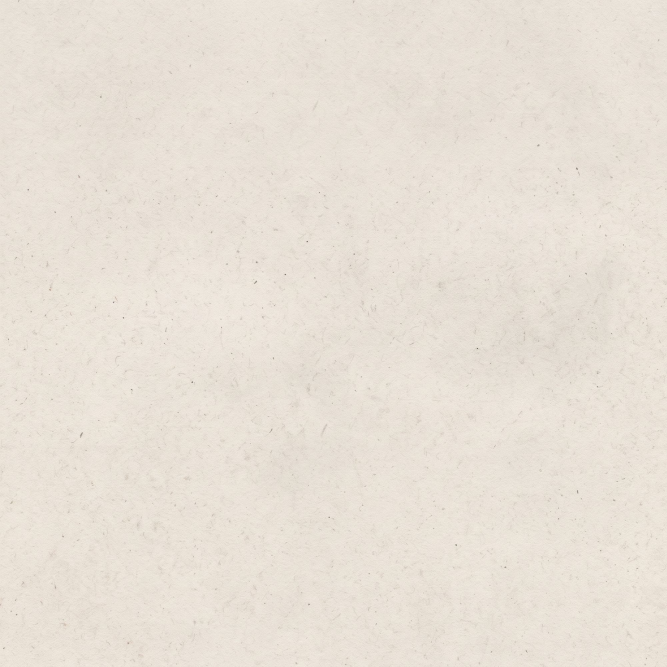
#> input picture site/tools/textures-src/news-paper.jpg, 2000 x 2000 px, found by its file name (shown at 1/3 size); the run also reads 1 picture not shown here
$ python news-textures.py
#> lines starting #> are read from the running program, lines starting #| are printed output that depends on the picture
# Turns his AI-made paper pictures in tools/textures-src into what the design page's newspaper is printed on (design.css):
#   news-paper.webp  blank newsprint, tiled under the whole page
#   news-fold.webp   the strip around the crease of a folded sheet, laid once across the page under the front page
#   news-tear.webp   a torn edge of the sheet, laid over the foot of a brand page's picture (brand.css)
# The first two are multiplied onto the page's own paper colour, so they are stored as near-white: only fibres, specks and the crease.
# Run: python tools/news-textures.py   (needs pillow)
from PIL import Image


def lifted(im, strength):
    """Scale so the sheet's own paper tone becomes white; fibres, specks and shading keep their depth below it."""
    tone = sorted(im.resize((64, 64)).getdata())[int(64 * 64 * .9)]
    # ...and what sits below the paper tone is deepened a little, or it is lost once multiplied onto the page
    return im.point(lambda v: max(0, min(255, round(255 - (255 - v * 255 / tone) * strength))))


SRC, OUT = 'tools/textures-src', 'public/assets/textures'
paper = Image.open(f'{SRC}/news-paper.jpg').convert('L')
from PIL import ImageFilter
paper = lifted(paper.filter(ImageFilter.MedianFilter(5)), .7).resize((1024, 1024))   # the specks go and the tone stays: clean stock, not a dirty sheet
#> in lifted, `tone = sorted(im.resize((64, 64)).getdata())[int(64 * 64 * .9)]`: tone = 228
#> paper: PIL image 1024x1024 L
paper.save(f'{OUT}/news-paper.webp', quality=82, method=6); print('paper', paper.size)
#| paper (1024, 1024)
fold = Image.open(f'{SRC}/news-fold.jpg').convert('L')
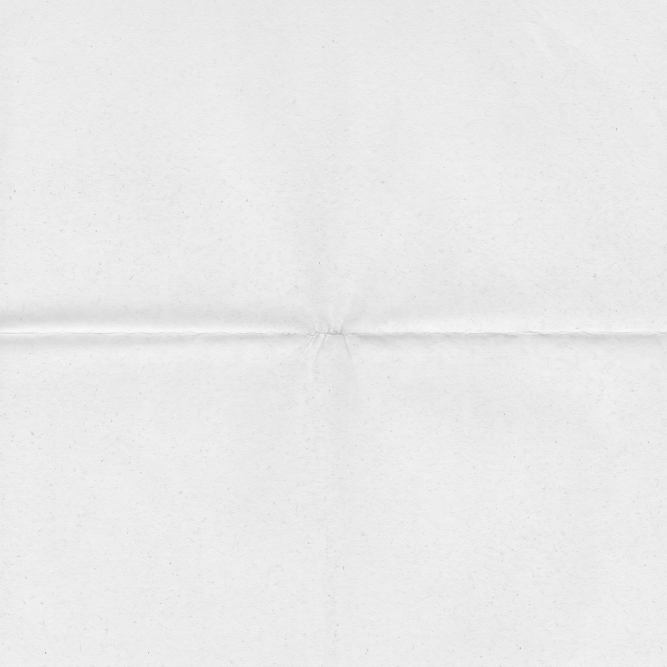
#> fold: PIL image 2000x2000 L (shown at 1/3 size); min 116, max 254, mean 234
w, h = fold.size
#> w = 2000; h = 2000
fold = lifted(fold.crop((0, int(h * .40), w, int(h * .58))).filter(ImageFilter.MedianFilter(5)), 1.3).resize((1600, 288))   # the crease and its shading
#> fold: PIL image 1600x288 L
fold.save(f'{OUT}/news-fold.webp', quality=82, method=6); print('fold', fold.size)
#| fold (1600, 288)

# the tear: his photo has the sheet above a dark desk. Turned over, the sheet rises from below with its torn edge on top;
# the desk becomes transparent, the sheet takes the page's paper colour (its torn fibres stay lighter), and the foot
# fades out so the strip joins the page's own paper without a seam.
PAPER = (236, 229, 213)   # --paper in design.css
tear = Image.open(f'{SRC}/news-tear.jpg').convert('L').transpose(Image.FLIP_TOP_BOTTOM)
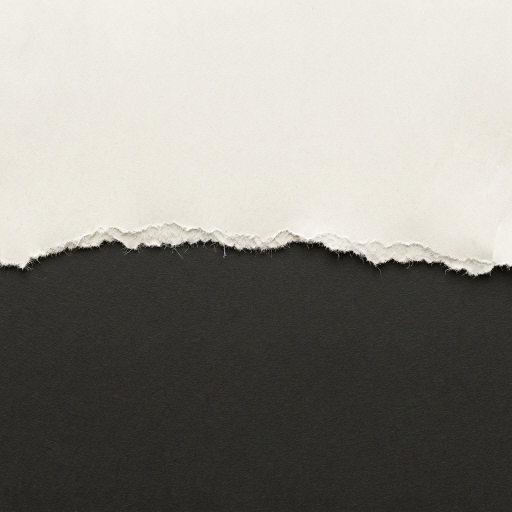
#> input picture site/tools/textures-src/news-tear.jpg, 1024 x 1024 px, found by its file name (shown at 1/2 size)
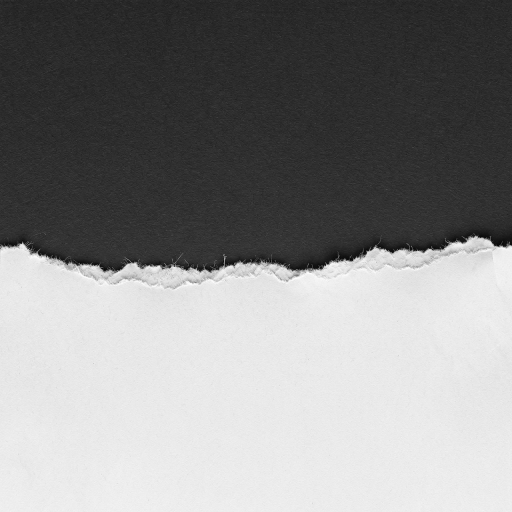
#> tear: PIL image 1024x1024 L (shown at 1/2 size); min 0, max 255, mean 137.6
w, h = tear.size
#> w = 1024; h = 1024
tear = tear.crop((0, int(h * .44), w, int(h * .62))).resize((2000, 360), Image.LANCZOS)
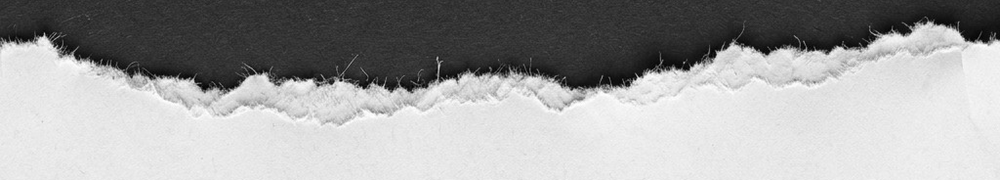
#> tear: PIL image 2000x360 L (shown at 1/2 size); min 0, max 255, mean 161.2
w, h = tear.size
#> w = 2000; h = 360
tone = sorted(tear.resize((64, 16)).getdata())[int(64 * 16 * .8)]
#> tone = 232
alpha = tear.point(lambda v: max(0, min(255, round((v - 95) * 255 / 70))))   # desk out, sheet in, soft across the fibres
fade = Image.linear_gradient('L').resize((w, h)).point(lambda v: 255 if v < 150 else max(0, round(255 - (v - 150) * 255 / 95)))   # opaque, then gone by the foot
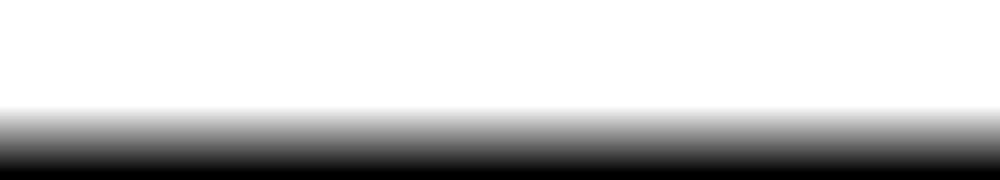
#> fade: PIL image 2000x360 L (shown at 1/2 size); min 0, max 255, mean 197.2
from PIL import ImageChops
alpha = ImageChops.multiply(alpha, fade)
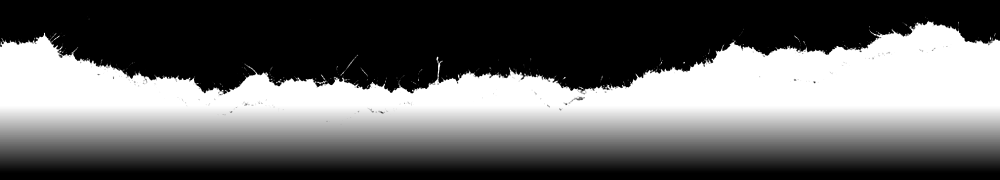
#> alpha: PIL image 2000x360 L (shown at 1/2 size); min 0, max 255, mean 103.7
rgb = Image.merge('RGB', [tear.point(lambda v, c=c: max(0, min(255, round(c + (v - tone) * 1.1)))) for c in PAPER])
rgb.putalpha(alpha)
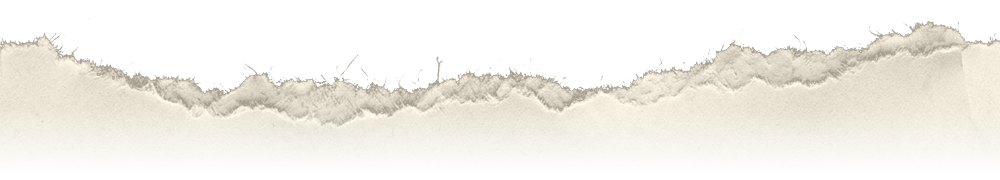
#> rgb: PIL image 2000x360 RGBA (shown at 1/2 size); mean R, G, B, A 158.1, 151.2, 135.9, 103.7; transparent parts drawn white
rgb.save(f'{OUT}/news-tear.webp', quality=86, method=6); print('tear', rgb.size)
#| tear (2000, 360)
